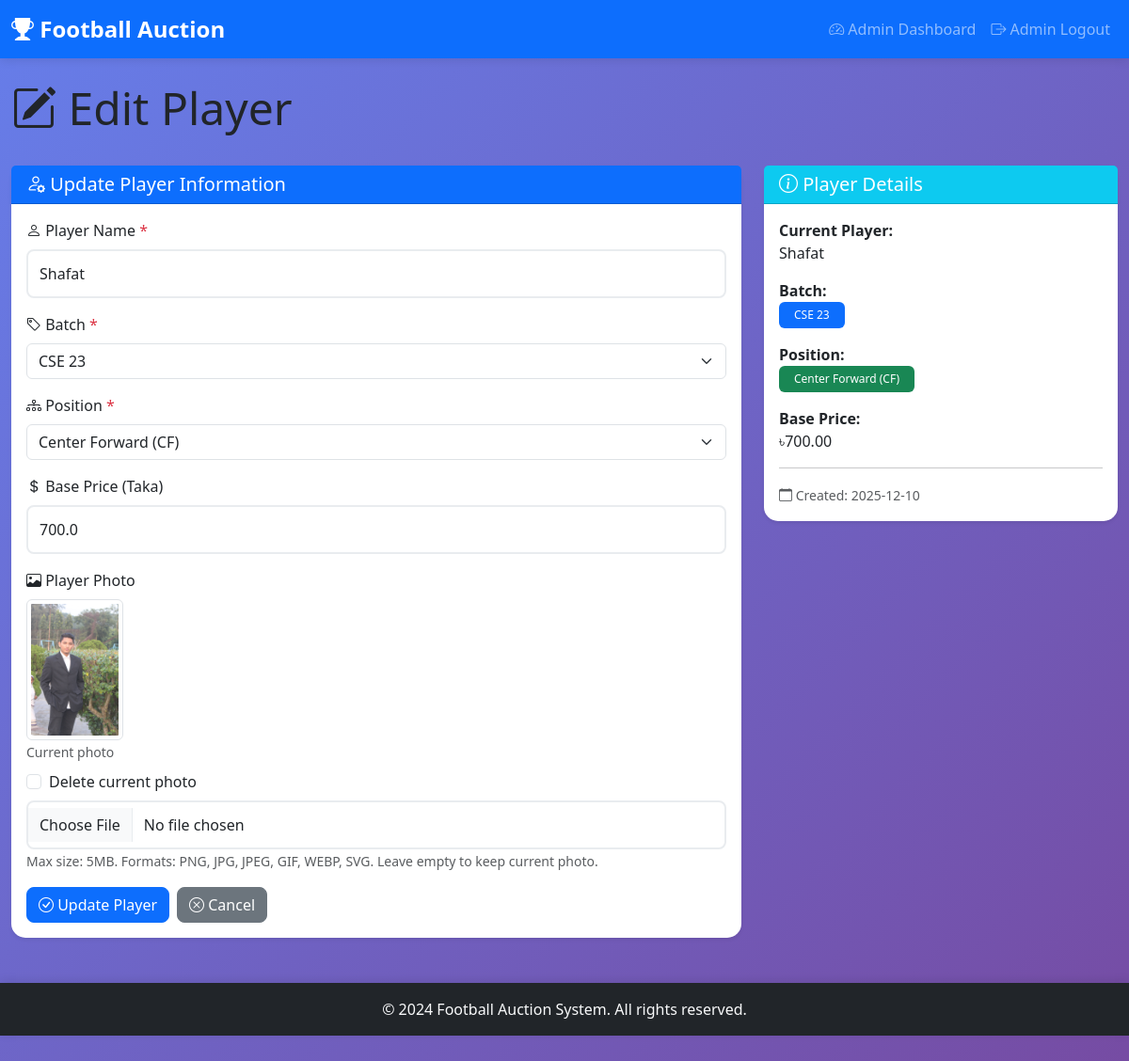
Page /admin/player/edit/1 (signed in) on the committed database.
### app.py (models this page shows)
class Player(db.Model):
    id = db.Column(db.Integer, primary_key=True)
    name = db.Column(db.String(100), nullable=False)
    batch = db.Column(db.String(50), nullable=False)
    position = db.Column(db.String(50), nullable=False)
    base_price = db.Column(db.Float, default=0.0, nullable=False)
    photo_filename = db.Column(db.String(255), nullable=True)
    created_at = db.Column(db.DateTime, default=datetime.utcnow)

### app.py (the view, shortened to what this page needs)
@app.route('/admin/player/edit/<int:player_id>', methods=['GET', 'POST'])
@admin_required
def edit_player(player_id):
    player = Player.query.get_or_404(player_id)
    return render_template('edit_player.html', player=player, positions=FOOTBALL_POSITIONS)

### app.py (called while the page is built)
def admin_required(f):
    @wraps(f)
    def decorated_function(*args, **kwargs):
        if 'admin_logged_in' not in session:
            flash('Please login as admin first', 'error')
            return redirect(url_for('admin_login'))
        return f(*args, **kwargs)
    return decorated_function

### templates/edit_player.html (shortened to what this page needs)
{% extends "base.html" %}
{% block content %}
<div class="row mb-4">
    <div class="col-12">
        <h2 class="display-5">
            <i class="bi bi-pencil-square"></i> Edit Player
        </h2>
    </div>
</div>
<div class="row">
    <div class="col-md-8">
        <div class="card shadow-sm">
            <div class="card-header bg-primary text-white">
                <h5 class="mb-0"><i class="bi bi-person-gear"></i> Update Player Information</h5>
            </div>
            <div class="card-body">
                <form method="POST" action="{{ url_for('edit_player', player_id=player.id) }}" enctype="multipart/form-data">
                    <div class="mb-3">
                        <label for="name" class="form-label">
                            <i class="bi bi-person"></i> Player Name <span class="text-danger">*</span>
                        </label>
                        <input type="text" class="form-control" id="name" name="name" required
                               value="{{ player.name }}" placeholder="Enter player name">
                    </div>
                    <div class="mb-3">
                        <label for="batch" class="form-label">
                            <i class="bi bi-tag"></i> Batch <span class="text-danger">*</span>
                        </label>
                        <select class="form-select" id="batch" name="batch" required>
                            {% for i in range(1, 33) %}
                            {% set cse_batch = 'CSE ' + i|string %}
                            <option value="CSE {{ i }}" {% if player.batch == cse_batch %}selected{% endif %}>CSE {{ i }}</option>
                            {% endfor %}
                        </select>
                    </div>
                    <div class="mb-3">
                        <label for="position" class="form-label">
                            <i class="bi bi-diagram-3"></i> Position <span class="text-danger">*</span>
                        </label>
                        <select class="form-select" id="position" name="position" required>
                            {% for position in positions %}
                            <option value="{{ position }}" {% if player.position == position %}selected{% endif %}>{{ position }}</option>
                            {% endfor %}
                        </select>
                    </div>
                    <div class="mb-3">
                        <label for="base_price" class="form-label">
                            <i class="bi bi-currency-dollar"></i> Base Price (Taka)
                        </label>
                        <input type="number" class="form-control" id="base_price" name="base_price"
                               step="0.01" min="0" value="{{ player.base_price }}" placeholder="0.00">
                    </div>
                    <div class="mb-3">
                        <label for="photo" class="form-label">
                            <i class="bi bi-image"></i> Player Photo
                        </label>
                        {% if player.photo_filename %}
                        <div class="mb-2">
                            <img src="{{ url_for('static', filename='uploads/player_photos/' + player.photo_filename) }}"
                                 alt="{{ player.name }} Photo" class="img-thumbnail" style="max-width: 150px; max-height: 150px;">
                            <br>
                            <small class="text-muted">Current photo</small>
                        </div>
                        <div class="form-check mb-2">
                            <input class="form-check-input" type="checkbox" id="delete_photo" name="delete_photo" value="true">
                            <label class="form-check-label" for="delete_photo">
                                Delete current photo
                            </label>
                        </div>
                        {% endif %}
                        <input type="file" class="form-control" id="photo" name="photo"
                               accept="image/png,image/jpeg,image/jpg,image/gif,image/webp,image/svg+xml">
                        <small class="form-text text-muted">Max size: 5MB. Formats: PNG, JPG, JPEG, GIF, WEBP, SVG. Leave empty to keep current photo.</small>
                    </div>
                    <div class="d-flex gap-2">
                        <button type="submit" class="btn btn-primary">
                            <i class="bi bi-check-circle"></i> Update Player
                        </button>
                        <a href="{{ url_for('admin_dashboard') }}" class="btn btn-secondary">
                            <i class="bi bi-x-circle"></i> Cancel
                        </a>
                    </div>
                </form>
            </div>
        </div>
    </div>
    <div class="col-md-4">
        <div class="card shadow-sm">
            <div class="card-header bg-info text-white">
                <h5 class="mb-0"><i class="bi bi-info-circle"></i> Player Details</h5>
            </div>
            <div class="card-body">
                <p><strong>Current Player:</strong><br>{{ player.name }}</p>
                <p><strong>Batch:</strong><br><span class="badge bg-primary">{{ player.batch }}</span></p>
                <p><strong>Position:</strong><br><span class="badge bg-success">{{ player.position }}</span></p>
                <p><strong>Base Price:</strong><br>৳{{ "%.2f"|format(player.base_price) }}</p>
                <hr>
                <small class="text-muted">
                    <i class="bi bi-calendar"></i> Created: {{ player.created_at.strftime('%Y-%m-%d') }}
                </small>
            </div>
        </div>
    </div>
</div>
{% endblock %}

### static/css/style.css (style rules this page uses)
:root { --primary-color: #0d6efd; --secondary-color: #6c757d; --success-color: #198754; --danger-color: #dc3545; --warning-color: #ffc107; --info-color: #0dcaf0; --dark-color: #212529; --light-color: #f8f9fa; }
body { font-family: 'Segoe UI', Tahoma, Geneva, Verdana, sans-serif; background: linear-gradient(135deg, #667eea 0%, #764ba2 100%); min-height: 100vh; padding-bottom: 60px; }
.card { border: none; border-radius: 15px; }
.btn { border-radius: 8px; font-weight: 500; transition: all 0.3s ease; }
.form-control { border-radius: 8px; border: 2px solid #e9ecef; padding: 0.75rem; transition: all 0.3s ease; }
.badge { padding: 0.5rem 1rem; font-weight: 500; }
.card { animation: fadeIn 0.5s ease; }
html { scroll-behavior: smooth; }

### rows in the picture
Player: name "Shafat", batch "CSE 23", position "Center Forward (CF)", base_price "700.0", photo_filename (picture), base_price "700.00", created_at "2025-12-10"
